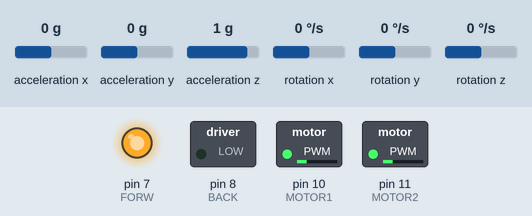
Recording of a sketch running on a simulated Arduino Uno, built with avr-gcc and run on an emulated ATmega328P. Parts: switched loads named in the sketch (green lamp = pin HIGH), output pins drawn as LEDs (lit = HIGH). The inputs (shaded band) are chosen by the test bench; at power-on: acceleration x 0 g, acceleration y 0 g, acceleration z 1 g, rotation x 0 °/s, rotation y 0 °/s, rotation z 0 °/s.

Above: at 1.2 s.
1.3 s: acceleration x set to -1.4 g
At 2.2 s:
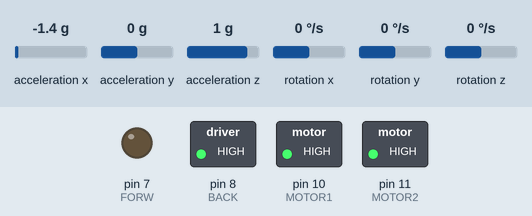
2.8 s: acceleration x set to -0.2 g
At 3.5 s:
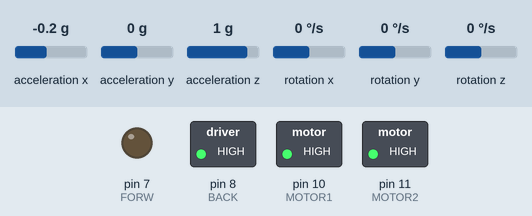
4.4 s: acceleration x set to 0.1 g
At 5.6 s:
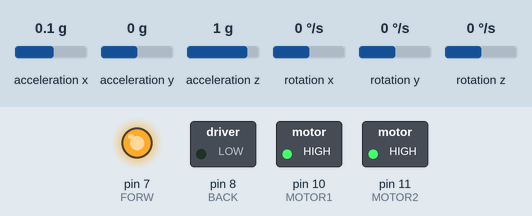
5.9 s: acceleration x set to -0.8 g
At 7.0 s:
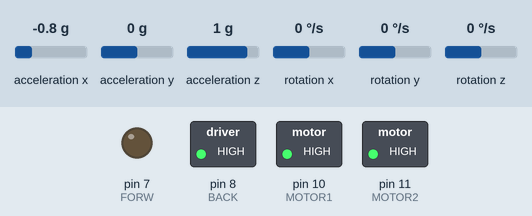
7.4 s: acceleration x set to 0.8 g
At 8.1 s:
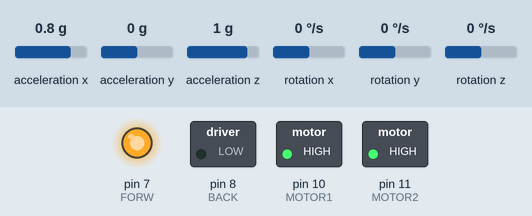
Timing chart, 0 to 9.9 s (numbered marks = the images above; inputs shaded):
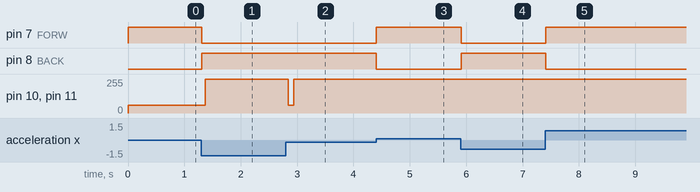

Measured:
- the behaviour switches between -0.1 and 0 g on acceleration x (found by bisection; images 2 and 3)
- after the input at 1.3 s, pin 7 (FORW): HIGH → LOW at once; pin 8 (BACK): LOW → HIGH at once; pin 10 (MOTOR1), pin 11 (MOTOR2): 60/255 → 255/255 after 0.07 s
- after the input at 2.8 s, pin 10 (MOTOR1), pin 11 (MOTOR2): 255/255 → 60/255 at once, → 255/255 0.10 s later
- after the input at 4.4 s, pin 7 (FORW): LOW → HIGH at once; pin 8 (BACK): HIGH → LOW at once
- after the input at 5.9 s, pin 7 (FORW): HIGH → LOW at once; pin 8 (BACK): LOW → HIGH at once
- after the input at 7.4 s, pin 7 (FORW): LOW → HIGH at once; pin 8 (BACK): HIGH → LOW at once

The sketch:

New_self_balancing.ino
```cpp
#include "PID_v1.h"
#include "Wire.h"
#include "I2Cdev.h"
#include "MPU6050.h"
#include "PID_AutoTune_v0.h"

#define MOTOR1 10
#define MOTOR2 11
#define FORW 7
#define BACK 8

MPU6050 mpu;
int16_t ax, ay, az;
int16_t gx, gy, gz;

double valax;
double valgx;
double valay;
double valgy;
double valgz;

double Setpoint, Input, Output;
double Kp = 50.00;//proportional action
double Ki = 1.00;//integral action
double Kd = 2.00;//derivative action

int STD_LOOP_TIME = 9;
int lastLoopTime = STD_LOOP_TIME;
int lastLoopUsefulTime = STD_LOOP_TIME;
unsigned long loopStartTime = 0;

PID myPID(&Input, &Output, &Setpoint, Kp, Ki, Kd, DIRECT);

void setup()
{
    Wire.begin();


    myPID.SetMode(AUTOMATIC);
    myPID.SetOutputLimits(60, 255);
    myPID.SetSampleTime(100);

    mpu.initialize();

    pinMode(7,OUTPUT);
    pinMode(8,OUTPUT);
    pinMode(10,OUTPUT);
    pinMode(11,OUTPUT);
}

void loop(){

mpu.getMotion6(&ax, &ay, &az, &gx, &gy, &gz);

int valx = ax;
int valgy = -gy;


int input = (0.98*(input + valgy*0.01) + (0.02)*(valx));


  if(input<0){
    Input = input;
    Setpoint = 0;
    myPID.Compute();
    analogWrite(MOTOR1, Output);
    analogWrite(MOTOR2, Output);
    digitalWrite(FORW, 0);
    digitalWrite(BACK, 1);
  }else{
    Input = -input;
    Setpoint = 0;
    myPID.Compute();
    analogWrite(MOTOR1, Output);
    analogWrite(MOTOR2, Output);
    digitalWrite(BACK, 0);
    digitalWrite(FORW, 1);
  }

    lastLoopUsefulTime = millis()-loopStartTime;
  if(lastLoopUsefulTime<STD_LOOP_TIME)         delay(STD_LOOP_TIME-lastLoopUsefulTime);
  lastLoopTime = millis() - loopStartTime;
  loopStartTime = millis();
}
```
